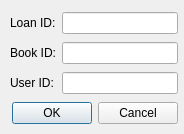
<?xml version="1.0" encoding="UTF-8"?>
<ui version="4.0">
 <class>LoanManageDialog</class>
 <widget class="QDialog" name="LoanManageDialog">
  <property name="geometry">
   <rect>
    <x>0</x>
    <y>0</y>
    <width>184</width>
    <height>134</height>
   </rect>
  </property>
  <property name="maximumSize">
   <size>
    <width>16777215</width>
    <height>16777215</height>
   </size>
  </property>
  <property name="windowTitle">
   <string>Dialog</string>
  </property>
  <widget class="QWidget" name="">
   <property name="geometry">
    <rect>
     <x>10</x>
     <y>10</y>
     <width>168</width>
     <height>116</height>
    </rect>
   </property>
   <layout class="QGridLayout" name="gridLayout">
    <item row="0" column="0">
     <widget class="QLabel" name="labelLoanId">
      <property name="text">
       <string>Loan ID:</string>
      </property>
     </widget>
    </item>
    <item row="0" column="1">
     <widget class="QLineEdit" name="lineEditLoanId"/>
    </item>
    <item row="1" column="0">
     <widget class="QLabel" name="labelBookId">
      <property name="text">
       <string>Book ID:</string>
      </property>
     </widget>
    </item>
    <item row="1" column="1">
     <widget class="QLineEdit" name="lineEditBookId"/>
    </item>
    <item row="2" column="0">
     <widget class="QLabel" name="labelUserId">
      <property name="text">
       <string>User ID:</string>
      </property>
     </widget>
    </item>
    <item row="2" column="1">
     <widget class="QLineEdit" name="lineEditUserId"/>
    </item>
    <item row="3" column="0" colspan="2">
     <widget class="QDialogButtonBox" name="buttonBox">
      <property name="orientation">
       <enum>Qt::Orientation::Horizontal</enum>
      </property>
      <property name="standardButtons">
       <set>QDialogButtonBox::StandardButton::Cancel|QDialogButtonBox::StandardButton::Ok</set>
      </property>
     </widget>
    </item>
   </layout>
  </widget>
 </widget>
 <resources/>
 <connections>
  <connection>
   <sender>buttonBox</sender>
   <signal>accepted()</signal>
   <receiver>LoanManageDialog</receiver>
   <slot>accept()</slot>
   <hints>
    <hint type="sourcelabel">
     <x>248</x>
     <y>254</y>
    </hint>
    <hint type="destinationlabel">
     <x>157</x>
     <y>274</y>
    </hint>
   </hints>
  </connection>
  <connection>
   <sender>buttonBox</sender>
   <signal>rejected()</signal>
   <receiver>LoanManageDialog</receiver>
   <slot>reject()</slot>
   <hints>
    <hint type="sourcelabel">
     <x>316</x>
     <y>260</y>
    </hint>
    <hint type="destinationlabel">
     <x>286</x>
     <y>274</y>
    </hint>
   </hints>
  </connection>
 </connections>
</ui>
